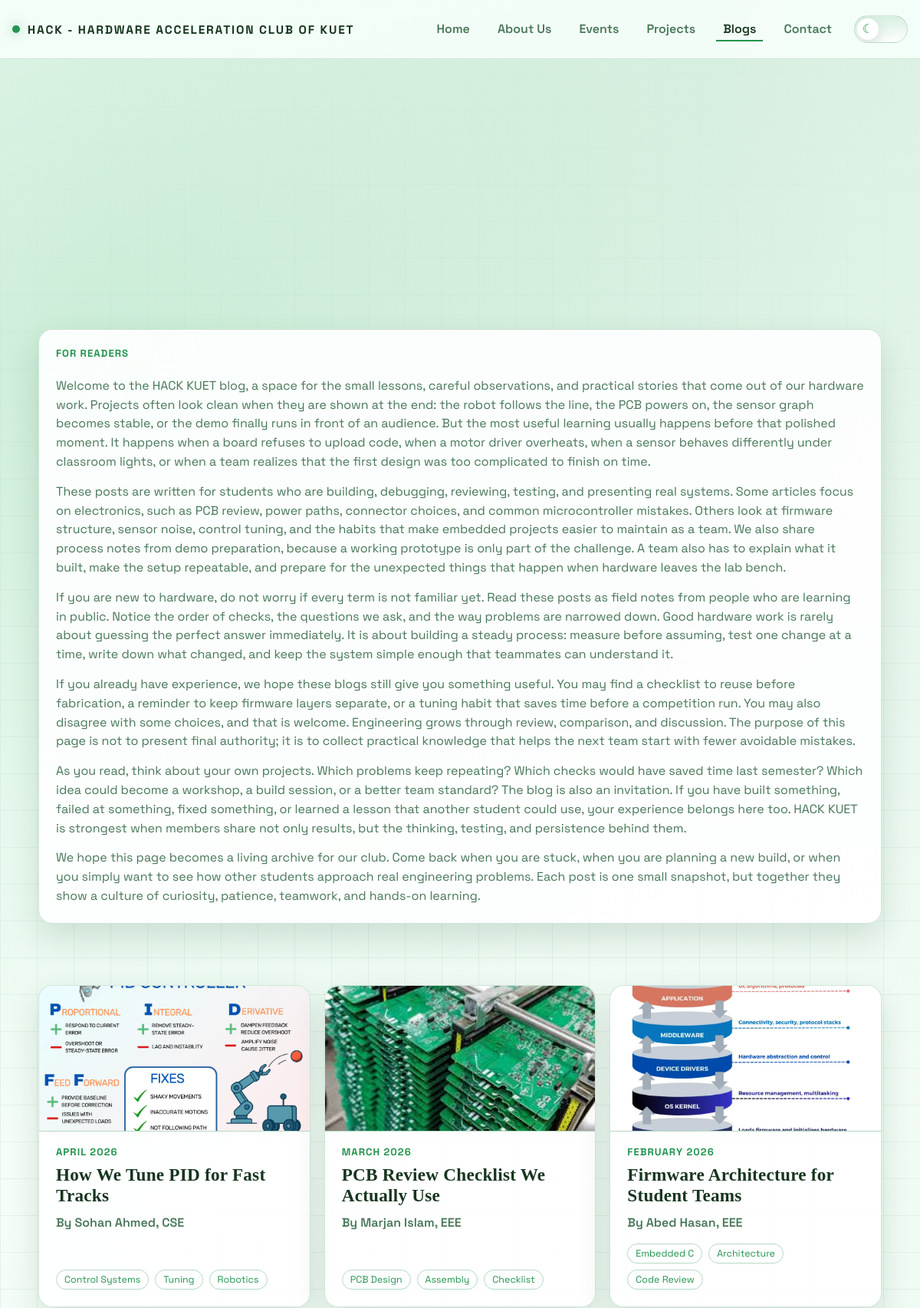
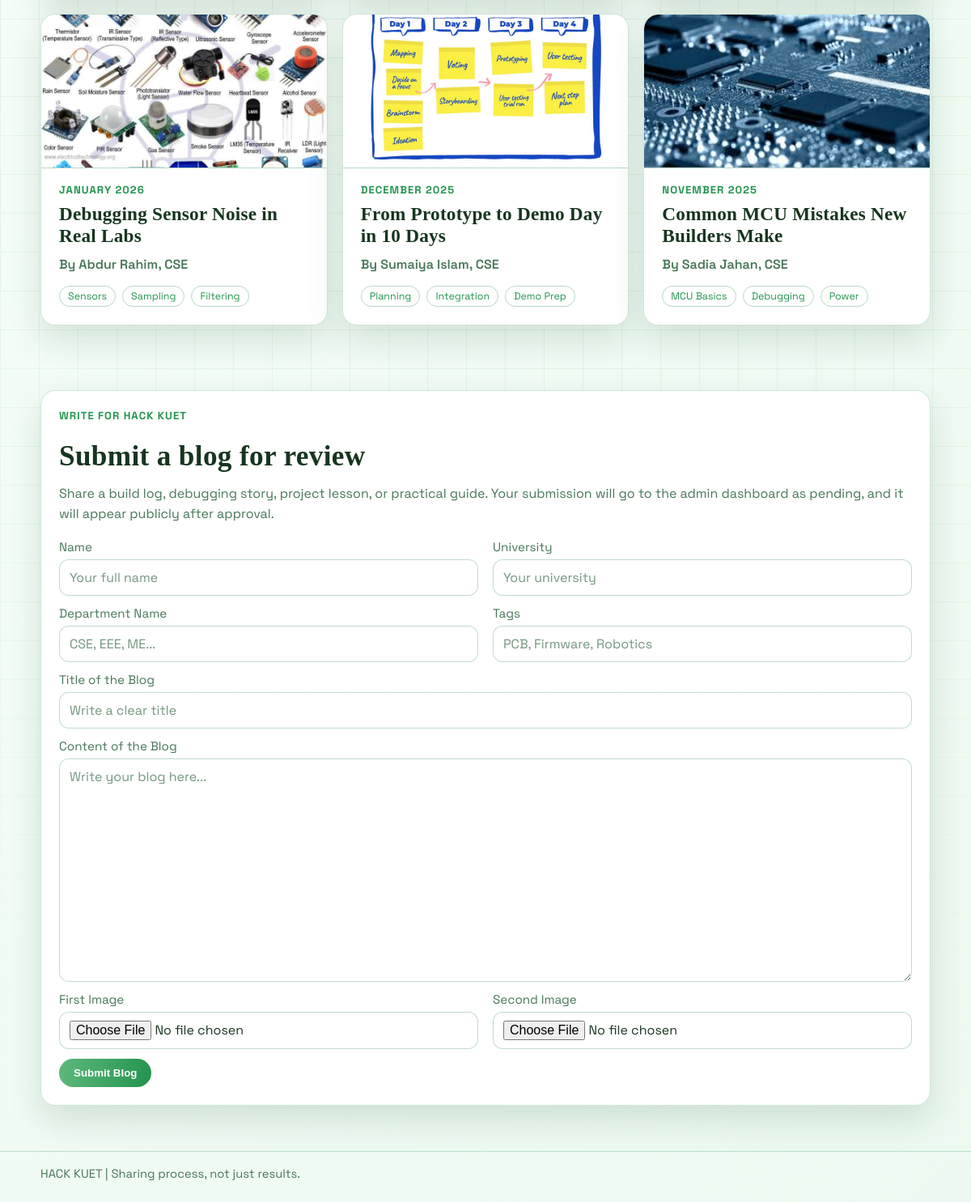
/blogs.php, run on the app's committed database (2 pictures, top to bottom).
### tables this page shows
CREATE TABLE IF NOT EXISTS `blogs` (
  `id`           INT UNSIGNED NOT NULL AUTO_INCREMENT,
  `title`        VARCHAR(200) NOT NULL,
  `slug`         VARCHAR(220) NOT NULL,
  `author_name`  VARCHAR(100) NOT NULL,
  `author_email` VARCHAR(150) NULL DEFAULT NULL,
  `author_university` VARCHAR(150) NULL DEFAULT NULL,
  `author_department` VARCHAR(100) NULL DEFAULT NULL,
  `content`      LONGTEXT     NOT NULL,
  `excerpt`      TEXT         NULL DEFAULT NULL,
  `cover_image`  VARCHAR(255) NULL DEFAULT NULL,
  `image_2`      VARCHAR(255) NULL DEFAULT NULL,
  `tags`         VARCHAR(500) NULL DEFAULT NULL,
  `status`       ENUM('pending','published','rejected') NOT NULL DEFAULT 'pending',
  `submitted_at` TIMESTAMP    NOT NULL DEFAULT CURRENT_TIMESTAMP,
  `published_at` TIMESTAMP    NULL DEFAULT NULL,
  `reviewed_by`  INT UNSIGNED NULL DEFAULT NULL,
  PRIMARY KEY (`id`),
  UNIQUE KEY `uq_blog_slug` (`slug`),
  KEY `idx_blog_status` (`status`),
  CONSTRAINT `fk_blog_reviewer` FOREIGN KEY (`reviewed_by`) REFERENCES `admins` (`id`) ON DELETE SET NULL
);

### blogs.php (the view, shortened to what this page needs)
<?php
require_once __DIR__ . '/public-data.php';
$blogs = public_rows("SELECT * FROM blogs WHERE status = 'published' ORDER BY COALESCE(published_at, submitted_at) DESC");
public_header('Blogs', 'blogs');
?>
    <main class="container">
        <section class="section">
            <article class="card blog-intro">
                <span class="meta">For Readers</span>
                <p>Welcome to the HACK KUET blog, a space for the small lessons, careful observations, and practical stories that come out of our hardware work. Projects often look clean when they are shown at the end: the robot follows the line, the PCB powers on, the sensor graph becomes stable, or the demo finally runs in front of an audience. But the most useful learning usually happens before that polished moment. It happens when a board refuses to upload code, when a motor driver overheats, when a sensor behaves differently under classroom lights, or when a team realizes that the first design was too complicated to finish on time.</p>
                <p>These posts are written for students who are building, debugging, reviewing, testing, and presenting real systems. Some articles focus on electronics, such as PCB review, power paths, connector choices, and common microcontroller mistakes. Others look at firmware structure, sensor noise, control tuning, and the habits that make embedded projects easier to maintain as a team. We also share process notes from demo preparation, because a working prototype is only part of the challenge. A team also has to explain what it built, make the setup repeatable, and prepare for the unexpected things that happen when hardware leaves the lab bench.</p>
                <p>If you are new to hardware, do not worry if every term is not familiar yet. Read these posts as field notes from people who are learning in public. Notice the order of checks, the questions we ask, and the way problems are narrowed down. Good hardware work is rarely about guessing the perfect answer immediately. It is about building a steady process: measure before assuming, test one change at a time, write down what changed, and keep the system simple enough that teammates can understand it.</p>
                <p>If you already have experience, we hope these blogs still give you something useful. You may find a checklist to reuse before fabrication, a reminder to keep firmware layers separate, or a tuning habit that saves time before a competition run. You may also disagree with some choices, and that is welcome. Engineering grows through review, comparison, and discussion. The purpose of this page is not to present final authority; it is to collect practical knowledge that helps the next team start with fewer avoidable mistakes.</p>
                <p>As you read, think about your own projects. Which problems keep repeating? Which checks would have saved time last semester? Which idea could become a workshop, a build session, or a better team standard? The blog is also an invitation. If you have built something, failed at something, fixed something, or learned a lesson that another student could use, your experience belongs here too. HACK KUET is strongest when members share not only results, but the thinking, testing, and persistence behind them.</p>
                <p>We hope this page becomes a living archive for our club. Come back when you are stuck, when you are planning a new build, or when you simply want to see how other students approach real engineering problems. Each post is one small snapshot, but together they show a culture of curiosity, patience, teamwork, and hands-on learning.</p>
            </article>
        </section>
        <section class="section">
            <div class="grid three">
                <?php foreach ($blogs as $blog): ?>
                    <?php $blogHref = is_file(__DIR__ . '/' . $blog['slug'] . '.html') ? $blog['slug'] . '.html' : 'blog-detail.php?slug=' . urlencode($blog['slug']); ?>
                    <a class="card-link blog-card-link" href="<?= public_h($blogHref) ?>">
                        <article class="card blog-card">
                            <?php if (!empty($blog['cover_image'])): ?>
                                <img class="blog-thumb" src="<?= public_h($blog['cover_image']) ?>" alt="<?= public_h($blog['title']) ?> thumbnail" onerror="this.remove()">
                            <?php endif; ?>
                            <span class="meta"><?= public_h(public_date($blog['published_at'] ?: $blog['submitted_at'])) ?></span>
                            <h3><?= public_h($blog['title']) ?></h3>
                            <p class="blog-author">By <?= public_h($blog['author_name']) ?></p>
                            <?php $chips = public_chips($blog['tags'] ?? ''); ?>
                            <?php if (!empty($chips)): ?>
                                <div class="chips">
                                    <?php foreach ($chips as $chip): ?>
                                        <span class="chip"><?= public_h($chip) ?></span>
                                    <?php endforeach; ?>
                                </div>
                            <?php endif; ?>
                        </article>
                    </a>
                <?php endforeach; ?>
            </div>
        </section>
        <section class="section" id="submit-blog">
            <article class="card blog-submit-card">
                <span class="meta">Write For HACK KUET</span>
                <h2>Submit a blog for review</h2>
                <p>Share a build log, debugging story, project lesson, or practical guide. Your submission will go to the admin dashboard as pending, and it will appear publicly after approval.</p>
                <form class="form-wrap blog-submit-form" action="blog-submit.php" method="post" enctype="multipart/form-data">
                    <div class="grid two">
                        <div class="field">
                            <label for="blog-name">Name</label>
                            <input id="blog-name" name="name" type="text" placeholder="Your full name" required>
                        </div>
                        <div class="field">
                            <label for="blog-university">University</label>
                            <input id="blog-university" name="university" type="text" placeholder="Your university" required>
                        </div>
                    </div>
                    <div class="grid two">
                        <div class="field">
                            <label for="blog-department">Department Name</label>
                            <input id="blog-department" name="department" type="text" placeholder="CSE, EEE, ME..." required>
                        </div>
                        <div class="field">
                            <label for="blog-tags">Tags</label>
                            <input id="blog-tags" name="tags" type="text" placeholder="PCB, Firmware, Robotics" required>
                        </div>
                    </div>
                    <div class="field">
                        <label for="blog-title">Title of the Blog</label>
                        <input id="blog-title" name="title" type="text" placeholder="Write a clear title" required>
                    </div>
                    <div class="field">
                        <label for="blog-content">Content of the Blog</label>
                        <textarea id="blog-content" name="content" rows="12" placeholder="Write your blog here..." required></textarea>
                    </div>
                    <div class="grid two">
                        <div class="field">
                            <label for="blog-image-1">First Image</label>
                            <input id="blog-image-1" name="image_1" type="file" accept="image/*" required>
                        </div>
                        <div class="field">
                            <label for="blog-image-2">Second Image</label>
                            <input id="blog-image-2" name="image_2" type="file" accept="image/*" required>
                        </div>
                    </div>
                    <button class="btn" type="submit">Submit Blog</button>
                </form>
            </article>
        </section>
    </main>
<?php public_footer('HACK KUET | Sharing process, not just results.'); ?>

### public-data.php (shortened to what this page needs)
<?php
function public_h(?string $value): string {
    return htmlspecialchars((string) $value, ENT_QUOTES, 'UTF-8');
}
function public_db(): ?PDO {
    try {
        return get_db();
    } catch (Throwable $e) {
        return null;
    }
}
function public_rows(string $sql, array $params = []): array {
    $db = public_db();
    try {
        $stmt = $db->prepare($sql);
        $stmt->execute($params);
        return $stmt->fetchAll();
    } catch (Throwable $e) {
        return [];
    }
}
function public_chips(?string $value): array {
    return array_values(array_filter(array_map('trim', preg_split('/[,|]/', $value))));
}
function public_date(?string $date): string {
    $time = strtotime($date);
    return $time ? date('F Y', $time) : $date;
}
function public_header(string $title, string $active): void {
    $links = [
        'home' => ['Home', 'home.php'],
        'about' => ['About Us', 'about.php'],
        'events' => ['Events', 'event.php'],
        'projects' => ['Projects', 'project.php'],
        'blogs' => ['Blogs', 'blogs.php'],
        'contact' => ['Contact', 'contact.php'],
    ];
    ?>
<!DOCTYPE html>
<html lang="en">
<head>
    <link rel="stylesheet" href="style.css?v=contact-icons-4">
</head>
<body>
    <header class="site-header">
        <div class="container site-header-inner">
            <a class="brand" href="home.php"><span></span>HACK - Hardware Acceleration Club of KUET</a>
            <nav>
                <?php foreach ($links as $key => [$label, $href]): ?>
                    <a<?= $key === $active ? ' class="active"' : '' ?> href="<?= public_h($href) ?>"><?= public_h($label) ?></a>
                <?php endforeach; ?>
            </nav>
            <button class="theme-toggle" type="button" aria-label="Switch to dark mode" aria-pressed="false"></button>
        </div>
    </header>
    <?php
}
function public_footer(string $text): void {
    ?>
    <footer class="site-footer">
        <div class="container"><?= public_h($text) ?></div>
    </footer>
</body>
</html>
    <?php
}
    ?>

### data on the page
blogs: cover_image (picture), published_at "APRIL 2026", title "How We Tune PID for Fast Tracks", author_name "Sohan Ahmed, CSE", tags "Control Systems", tags "Tuning", tags "Robotics"
blogs: cover_image (picture), published_at "MARCH 2026", title "PCB Review Checklist We Actually Use", author_name "Marjan Islam, EEE", tags "PCB Design", tags "Assembly", tags "Checklist"
blogs: cover_image (picture), published_at "FEBRUARY 2026", title "Firmware Architecture for Student Teams", author_name "Abed Hasan, EEE", tags "Embedded C", tags "Architecture", tags "Code Review"
blogs: cover_image (picture), published_at "JANUARY 2026", title "Debugging Sensor Noise in Real Labs", author_name "Abdur Rahim, CSE", tags "Sensors", tags "Sampling", tags "Filtering"
blogs: cover_image (picture), published_at "DECEMBER 2025", title "From Prototype to Demo Day in 10 Days", author_name "Sumaiya Islam, CSE", tags "Planning", tags "Integration", tags "Demo Prep"
blogs: cover_image (picture), published_at "NOVEMBER 2025", title "Common MCU Mistakes New Builders Make", author_name "Sadia Jahan, CSE", tags "MCU Basics", tags "Debugging", tags "Power"

### other printed values
public_h($label) "Home"
public_h($label) "About Us"
public_h($label) "Events"
public_h($label) "Projects"
public_h($label) "Blogs"
public_h($label) "Contact"
public_h($text) "HACK KUET | Sharing process, not just results."
